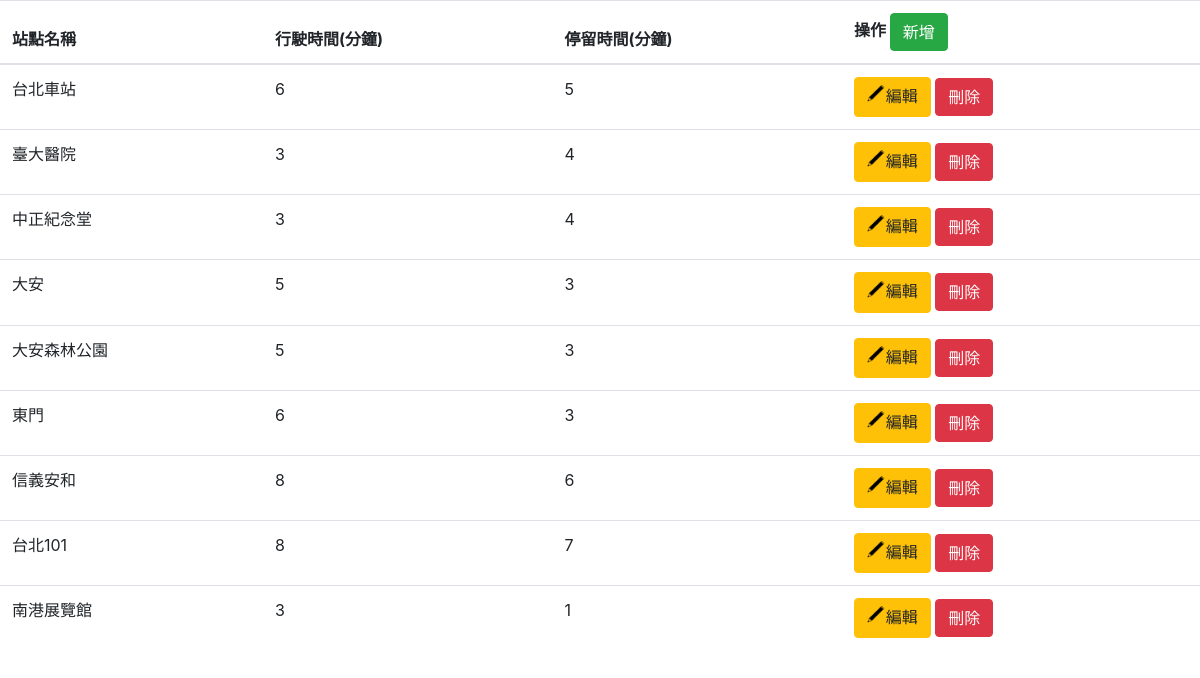
Screenshot of /admin_station.php with the database file from the repository.
### tables this page shows
CREATE TABLE `station` (
  `id` int(11) NOT NULL,
  `station` text NOT NULL,
  `stop` int(11) NOT NULL,
  `drive` int(11) NOT NULL,
  `rank` int(11) NOT NULL,
  `closest` text NOT NULL
);

### admin_station.php (the view, shortened to what this page needs)
<!DOCTYPE html>
<html lang="en">
<head>
    <link rel="stylesheet" href="bootstrap.css">
</head>
<body>
<?php
include "api/db.php";
?>
    <table class="table table-hover">
        <thead>
            <tr>
                <th>站點名稱</th>
                <th>行駛時間(分鐘)</th>
                <th>停留時間(分鐘)</th>
                <th>操作
                <button class="btn btn-success" onclick="add()">新增</button>
            </th>
            </tr>
        </thead>
        <tbody>
        <?php
        $sql = "SELECT * FROM `station`";
        $row = $pdo->query($sql)->fetchAll();
        foreach ($row as $rows) {
        ?>
        <tr class="tr-<?=$rows['id']?>">
            <td id="table-station<?=$rows['id']?>"><?=$rows['station']?></td>
            <td id="table-drive<?=$rows['id']?>"><?=$rows['drive']?></td>
            <td id="table-stop<?=$rows['id']?>"><?=$rows['stop']?></td>
            <td>
            <button class="btn btn-warning" onclick="update(<?=$rows['id']?>)"><img src="./img/PENCIL.png" style="height: 25px;">編輯</button>
            <button class="btn btn-danger" onclick="del(<?=$rows['id']?>)">刪除</button>
        </td>
        </tr>
            <?php
        }
        ?>
        </tbody>
    </table>
</body>
</html>

### rows the page displays
station: station "台北車站", drive "6", stop "5"
station: station "臺大醫院", drive "3", stop "4"
station: station "中正紀念堂", drive "3", stop "4"
station: station "大安", drive "5", stop "3"
station: station "大安森林公園", drive "5", stop "3"
station: station "東門", drive "6", stop "3"
station: station "信義安和", drive "8", stop "6"
station: station "台北101", drive "8", stop "7"
station: station "南港展覽館", drive "3", stop "1"
